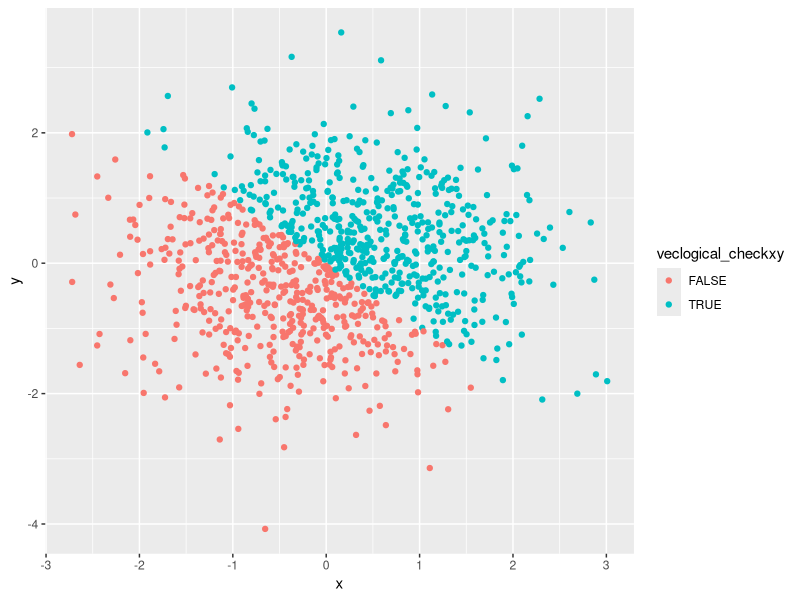
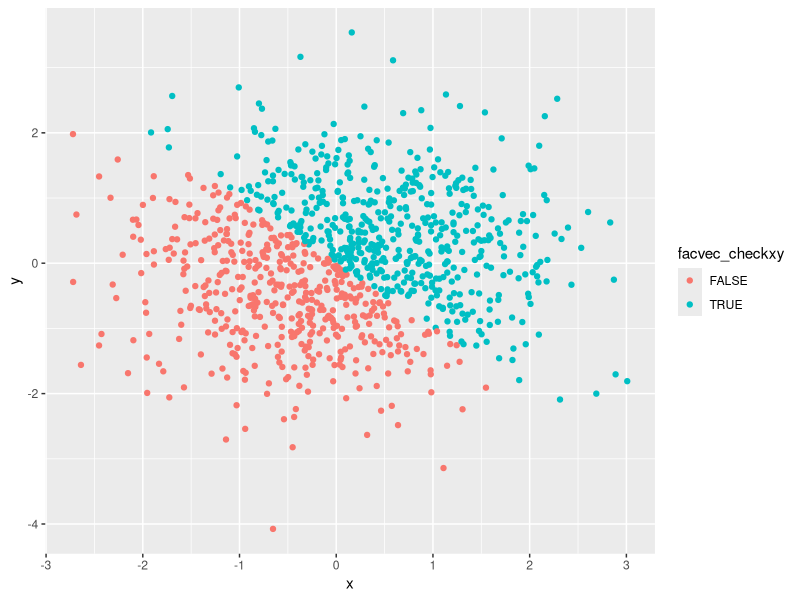
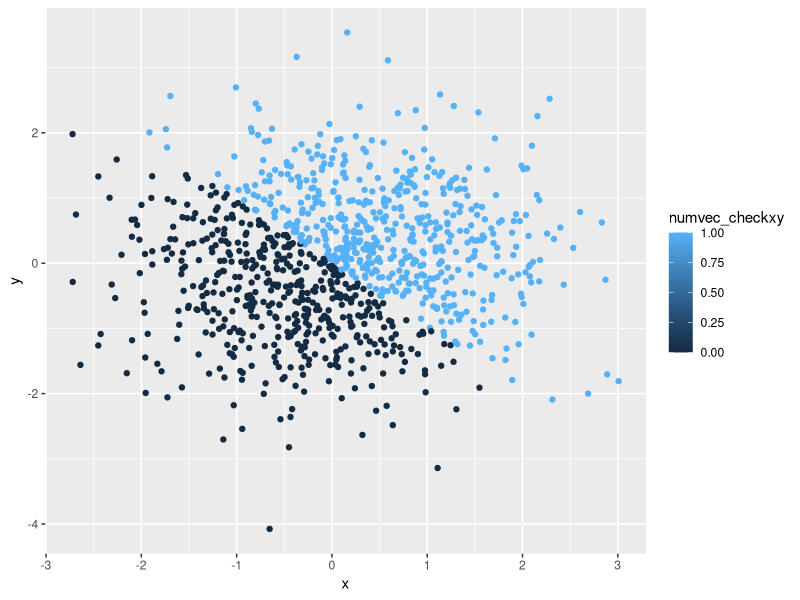

Write R code to recreate these figures, in order.
## ---- chunk 1
knitr::opts_chunk$set(echo = TRUE)
## ---- chunk 2
library(tidyverse)
## ---- chunk 3
problem1_df = tibble(
  sample = runif(10, min = 0, max = 5),
  vec_logical = sample > 2,
  vec_char = c("Kao","Shi","Xin","Chun","Ge","Yong","Yuan","Bu","Gua","Ke"),
  vec_factor = factor(c("a", "b", "c", "d", "e", "f", "g", "h", "i", "j"))
)
## ---- chunk 4
#Here is the mean of the sample
mean(problem1_df$sample)

#Here is the mean for logical vector
mean(problem1_df$vec_logical)

#Here is the mean for character vector
mean(problem1_df$vec_char)

#Here is the mean for factor vector
mean(problem1_df$vec_factor)

## ---- chunk 5
#convert your character variable from character to factor to numeric
facconvert_vecchar = as.factor(problem1_df$vec_char)
numconvert_vecchar = as.numeric(facconvert_vecchar)

#convert your factor variable from factor to character to numeric
charconvert_vecfac = as.character(problem1_df$vec_factor)
numconvert_vecfac = as.numeric(charconvert_vecfac)
## ---- chunk 6
set.seed(2)
problem2_df = tibble(
  x = rnorm(1000, sd = 1),
  y = rnorm(1000, sd = 1),
  veclogical_checkxy = x + y > 0,
  numvec_checkxy = as.numeric(veclogical_checkxy),
  facvec_checkxy = as.factor(veclogical_checkxy)
)
## ---- chunk 7

ggplot(problem2_df, aes(x = x, y = y, color = veclogical_checkxy)) + geom_point()
## ---- chunk 8
ggplot(problem2_df, aes(x = x, y = y,color = facvec_checkxy)) + geom_point()
## ---- chunk 9
ggplot(problem2_df, aes(x = x, y = y,color = numvec_checkxy)) + geom_point()
